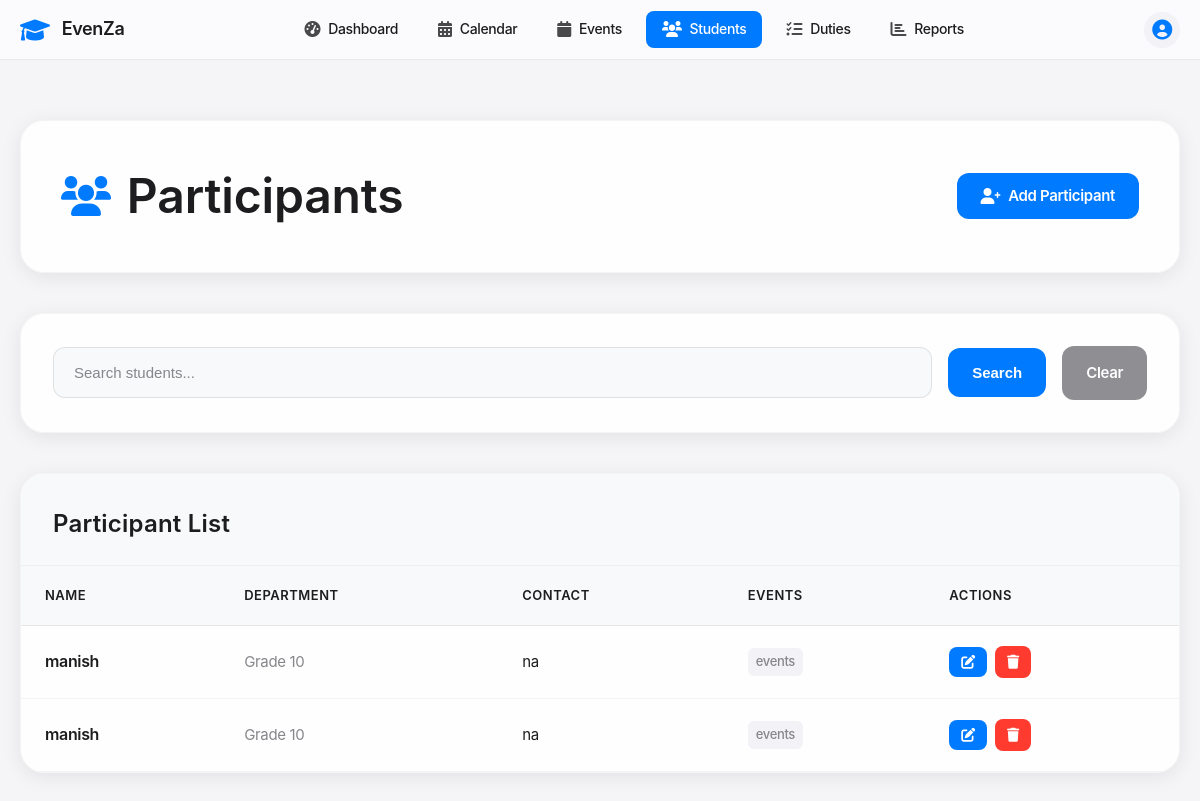
Page /participants on the earlier database version.
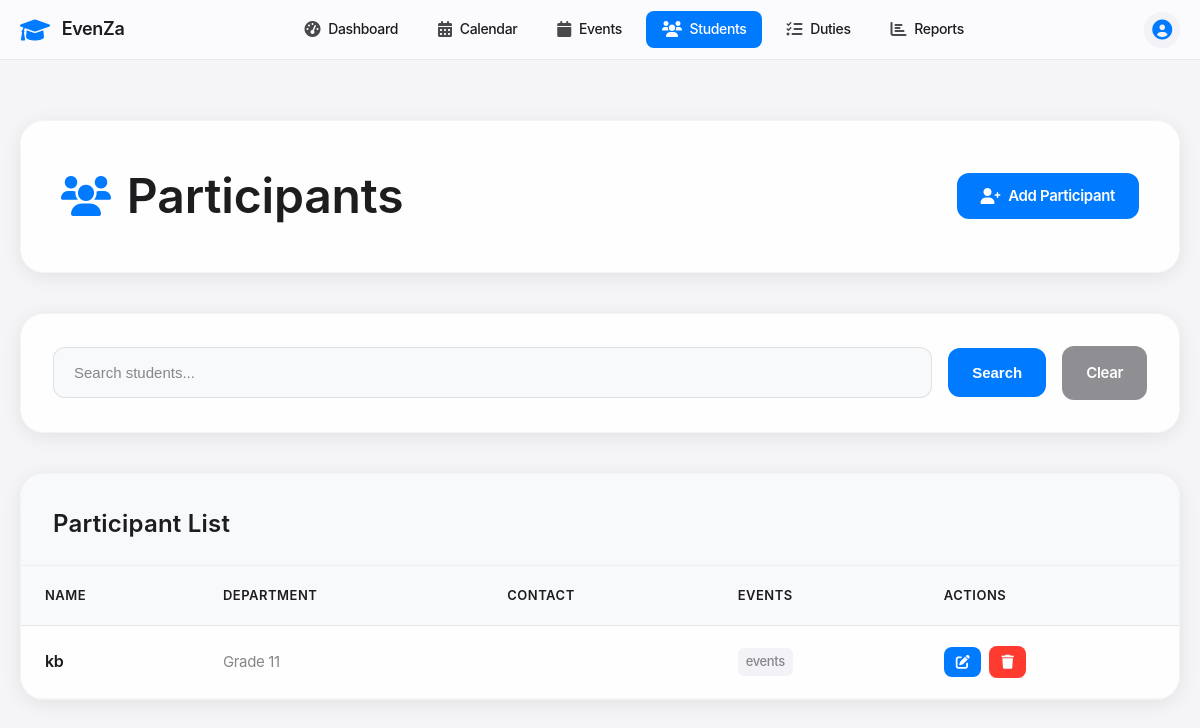
Same page on the later database version.
### tables this page shows
CREATE TABLE participants (
            id INTEGER PRIMARY KEY AUTOINCREMENT,
            name TEXT NOT NULL,
            type TEXT NOT NULL CHECK (type IN ('student')),
            class_dept TEXT NOT NULL,
            school TEXT NOT NULL,
            grade TEXT,
            contact TEXT,
            emergency_contact TEXT,
            created_at TIMESTAMP DEFAULT CURRENT_TIMESTAMP
        );

### app.py (the view)
@app.route('/participants')
def participants():
    conn = get_db_connection()
    search = request.args.get('search', '')
    query = 'SELECT * FROM participants WHERE type = "student"'
    params = []
    if search:
        query += ' AND (name LIKE ? OR class_dept LIKE ?)'
        params.extend([f'%{search}%', f'%{search}%'])
    participants = conn.execute(query, params).fetchall()
    conn.close()
    return render_template('participants.html', participants=participants, search=search)

### app.py (called while the page is built)
def get_db_connection():
    conn = sqlite3.connect('events.db')
    conn.row_factory = sqlite3.Row
    return conn

### templates/participants.html (shortened to what this page needs)
<!DOCTYPE html>
<html lang="en">
<head>
    <link href="https://cdnjs.cloudflare.com/ajax/libs/font-awesome/6.0.0/css/all.min.css" rel="stylesheet">
</head>
<body>
   <nav class="apple-nav">
        <div class="nav-container">
            <div class="nav-brand">
                <i class="fas fa-graduation-cap"></i>
                <span>EvenZa</span>
            </div>
            <div class="nav-menu">
                <a href="{{ url_for('dashboard') }}" class="nav-link ">
                    <i class="fas fa-tachometer-alt"></i>
                    <span>Dashboard</span>
                </a>
                <a href="{{ url_for('calendar_view') }}" class="nav-link">
                    <i class="fas fa-calendar-alt"></i>
                    <span>Calendar</span>
                </a>
                <a href="{{ url_for('events') }}" class="nav-link">
                    <i class="fas fa-calendar"></i>
                    <span>Events</span>
                </a>
                <a href="{{ url_for('participants') }}" class="nav-link active">
                    <i class="fas fa-users"></i>
                    <span>Students</span>
                </a>
                <a href="{{ url_for('duties') }}" class="nav-link">
                    <i class="fas fa-tasks"></i>
                    <span>Duties</span>
                </a>
                <a href="{{ url_for('reports') }}" class="nav-link ">
                    <i class="fas fa-chart-bar"></i>
                    <span>Reports</span>
                </a>
            </div>
            <div class="nav-user">
                <div class="user-avatar">
                    <i class="fas fa-user-circle"></i>
                </div>
            </div>
        </div>
    </nav>
    <div class="main-content">
        <div class="container">
            <div class="page-header fade-in">
                <h1 class="page-title">
                    <i class="fas fa-users"></i>
                    Participants
                </h1>
                <a href="{{ url_for('add_participant') }}" class="action-btn">
                    <i class="fas fa-user-plus"></i>
                    Add Participant
                </a>
            </div>
            <div class="search-section fade-in">
                <form method="GET" class="search-form">
                    <input type="text"
                           name="search"
                           class="search-input"
                           placeholder="Search students..."
                           value="{{ search }}">
                    <button type="submit" class="search-btn">Search</button>
                    <a href="{{ url_for('participants') }}" class="clear-btn">Clear</a>
                </form>
            </div>
            <div class="participants-card fade-in">
                <div class="card-header">
                    <h2 class="card-title">Participant List</h2>
                </div>
                <div class="card-body">
                    {% if participants %}
                        <div class="table-container">
                            <table class="participants-table">
                                <thead>
                                    <tr>
                                        <th>Name</th>
                                        <th>Department</th>
                                        <th>Contact</th>
                                        <th>Events</th>
                                        <th>Actions</th>
                                    </tr>
                                </thead>
                                <tbody>
                                    {% for participant in participants %}
                                        <tr>
                                            <td>
                                                <div class="participant-name">{{ participant.name }}</div>
                                            </td>
                                            <td>
                                                <div class="participant-department">{{ participant.class_dept }}</div>
                                            </td>
                                            <td>
                                                <div class="participant-contact">{{ participant.contact }}</div>
                                            </td>
                                            <td>
                                                <span class="events-count">{{ participant.events_count }} events</span>
                                            </td>
                                            <td>
                                                <div class="action-group">
                                                    <a href="{{ url_for('edit_participant', id=participant.id) }}"
                                                       class="edit-btn"
                                                       title="Edit Participant">
                                                        <i class="fas fa-edit"></i>
                                                    </a>
                                                    <form method="POST"
                                                          action="{{ url_for('delete_participant', id=participant.id) }}"
                                                          class="delete-form">
                                                        <button type="submit"
                                                                class="delete-btn"
                                                                title="Delete Participant"
                                                                onclick="return confirm('Are you sure you want to delete this participant?')">
                                                            <i class="fas fa-trash"></i>
                                                        </button>
                                                    </form>
                                                </div>
                                            </td>
                                        </tr>
                                    {% endfor %}
                                </tbody>
                            </table>
                        </div>
                    {% else %}
                        <div class="empty-state">
                            <i class="fas fa-users"></i>
                            <p>No participants found.</p>
                        </div>
                    {% endif %}
                </div>
            </div>
        </div>
    </div>
</body>
</html>

Differences in the rows shown:
removed participants: name "manish", class_dept "Grade 10", contact "na"
removed participants: name "manish", class_dept "Grade 10", contact "na"
added participants: name "kb", class_dept "Grade 11"
